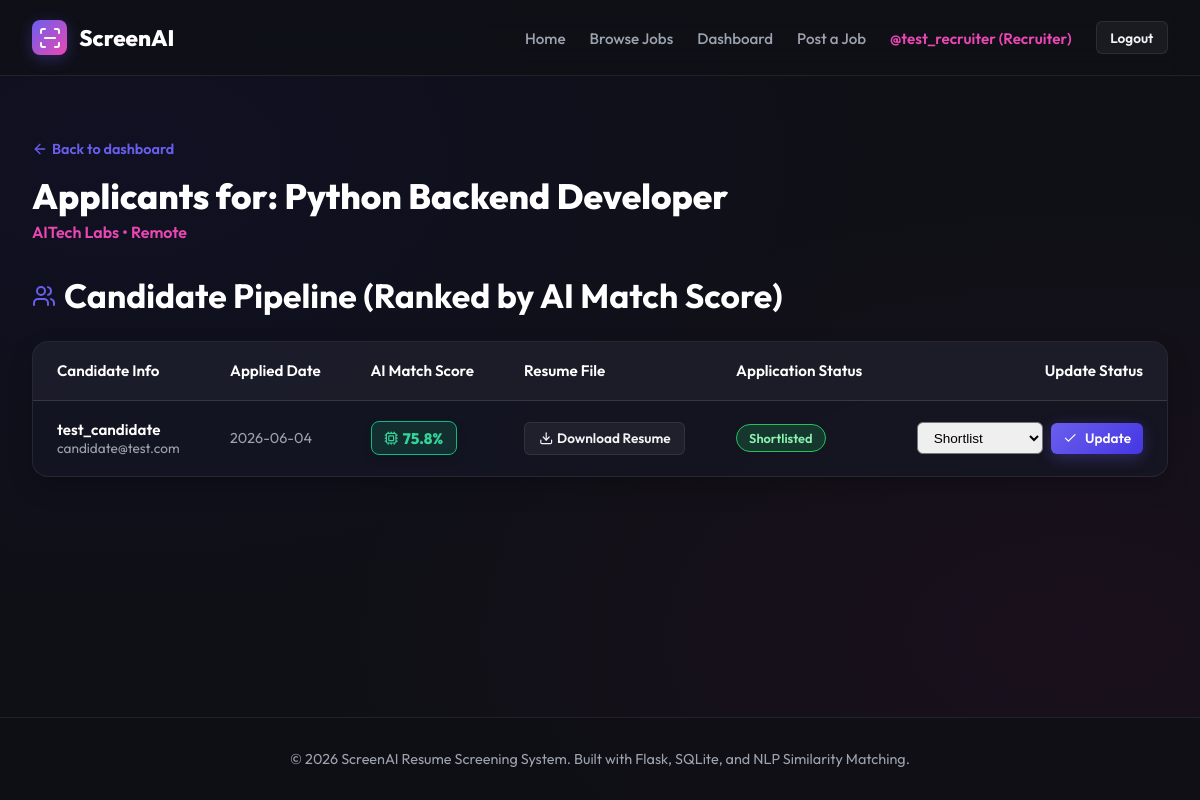
/job/1/applications (signed in), run on the app's committed database.
### tables this page shows
CREATE TABLE jobs (
                id INTEGER PRIMARY KEY AUTOINCREMENT,
                recruiter_id INTEGER NOT NULL,
                title TEXT NOT NULL,
                company TEXT NOT NULL,
                description TEXT NOT NULL,
                requirements TEXT,
                location TEXT NOT NULL,
                posted_at TIMESTAMP DEFAULT CURRENT_TIMESTAMP,
                FOREIGN KEY (recruiter_id) REFERENCES users (id)
            );

CREATE TABLE applications (
                id INTEGER PRIMARY KEY AUTOINCREMENT,
                job_id INTEGER NOT NULL,
                candidate_id INTEGER NOT NULL,
                resume_filename TEXT NOT NULL,
                match_score REAL DEFAULT 0.0,
                parsed_text TEXT,
                status TEXT NOT NULL DEFAULT 'Applied' CHECK(status IN ('Applied', 'Reviewed', 'Shortlisted', 'Rejected')),
                applied_at TIMESTAMP DEFAULT CURRENT_TIMESTAMP,
                FOREIGN KEY (job_id) REFERENCES jobs (id),
                FOREIGN KEY (candidate_id) REFERENCES users (id)
            );

CREATE TABLE users (
                id INTEGER PRIMARY KEY AUTOINCREMENT,
                username TEXT UNIQUE NOT NULL,
                email TEXT UNIQUE NOT NULL,
                password_hash TEXT NOT NULL,
                role TEXT NOT NULL CHECK(role IN ('candidate', 'recruiter')),
                created_at TIMESTAMP DEFAULT CURRENT_TIMESTAMP
            );

### app.py (the view)
@app.route('/job/<int:job_id>/applications')
@role_required('recruiter')
def job_applications(job_id):
    db = get_db()
    job = db.execute(
        'SELECT * FROM jobs WHERE id = ? AND recruiter_id = ?',
        (job_id, session['user_id'])
    ).fetchone()
    if not job:
        flash('Unauthorized or job not found.', 'danger')
        return redirect(url_for('dashboard'))
    applications = db.execute('''
        SELECT applications.*, users.username, users.email
        FROM applications
        JOIN users ON applications.candidate_id = users.id
        WHERE applications.job_id = ?
        ORDER BY applications.match_score DESC
    ''', (job_id,)).fetchall()
    return render_template('job_applications.html', job=job, applications=applications)

### app.py (called while the page is built)
def get_db():
    db = getattr(g, '_database', None)
    if db is None:
        db = g._database = sqlite3.connect(DATABASE)
        db.row_factory = sqlite3.Row
    return db

@app.teardown_appcontext
def close_connection(exception):
    db = getattr(g, '_database', None)
    if db is not None:
        db.close()

def role_required(role):
    def decorator(f):
        @wraps(f)
        def decorated_function(*args, **kwargs):
            if 'user_id' not in session:
                flash('Please log in to access this page.', 'warning')
                return redirect(url_for('login'))
            if session.get('role') != role:
                flash('You do not have permission to view this page.', 'danger')
                return redirect(url_for('dashboard'))
            return f(*args, **kwargs)
        return decorated_function
    return decorator

### templates/job_applications.html (shortened to what this page needs)
{% extends "base.html" %}
{% block content %}
<div class="dashboard-header">
    <div class="dashboard-title">
        <a href="{{ url_for('dashboard') }}" style="display: inline-flex; align-items: center; gap: 0.25rem; font-size: 0.9rem; color: var(--primary); font-weight: 600; margin-bottom: 1rem;">
            <i data-lucide="arrow-left" style="width: 1rem; height: 1rem;"></i> Back to dashboard
        </a>
        <h2>Applicants for: {{ job.title }}</h2>
        <p style="color: var(--accent); font-weight: 600; margin-top: 0.25rem;">{{ job.company }} &bull; {{ job.location }}</p>
    </div>
</div>
<section style="margin-top: 2rem;">
    <div class="grid-title">
        <i data-lucide="users" style="color: var(--primary);"></i>
        <h3>Candidate Pipeline (Ranked by AI Match Score)</h3>
    </div>
    {% if applications %}
        <div class="table-container">
            <table>
                <thead>
                    <tr>
                        <th>Candidate Info</th>
                        <th>Applied Date</th>
                        <th>AI Match Score</th>
                        <th>Resume File</th>
                        <th>Application Status</th>
                        <th style="text-align: right;">Update Status</th>
                    </tr>
                </thead>
                <tbody>
                    {% for app in applications %}
                        <tr>
                            <td>
                                <div style="font-weight: 600; color: var(--text-bright);">{{ app.username }}</div>
                                <div style="font-size: 0.85rem; color: var(--text-muted);">{{ app.email }}</div>
                            </td>
                            <td>
                                <div style="font-size: 0.9rem; color: var(--text-muted);">{{ app.applied_at.split(' ')[0] }}</div>
                            </td>
                            <td>
                                {% set score = app.match_score %}
                                <div class="score-badge {% if score >= 70 %}score-high{% elif score >= 40 %}score-medium{% else %}score-low{% endif %}">
                                    <i data-lucide="cpu" style="width: 0.9rem; height: 0.9rem;"></i>
                                    {{ score }}%
                                </div>
                            </td>
                            <td>
                                <a href="{{ url_for('static', filename='uploads/' + app.resume_filename) }}" download class="btn btn-secondary btn-sm" style="display: inline-flex; align-items: center; gap: 0.25rem;">
                                    <i data-lucide="download" style="width: 0.9rem; height: 0.9rem;"></i> Download Resume
                                </a>
                            </td>
                            <td>
                                {% set status = app.status %}
                                <span class="badge {% if status == 'Shortlisted' %}badge-shortlisted{% elif status == 'Rejected' %}badge-rejected{% elif status == 'Reviewed' %}badge-reviewed{% else %}badge-applied{% endif %}">
                                    {{ status }}
                                </span>
                            </td>
                            <td style="text-align: right;">
                                <form action="{{ url_for('update_status', app_id=app.id) }}" method="POST" style="display: inline-flex; gap: 0.5rem; align-items: center;">
                                    <select name="status" class="form-group select" style="margin: 0; padding: 0.4rem 2rem 0.4rem 0.75rem; border-radius: 6px; font-size: 0.85rem; width: auto; background-position: right 0.75rem center;">
                                        <option value="Shortlisted" {% if app.status == 'Shortlisted' %}selected{% endif %}>Shortlist</option>
                                    </select>
                                    <button type="submit" class="btn btn-primary btn-sm" style="padding: 0.4rem 0.75rem;">
                                        <i data-lucide="check" style="width: 0.9rem; height: 0.9rem;"></i> Update
                                    </button>
                                </form>
                            </td>
                        </tr>
                    {% endfor %}
                </tbody>
            </table>
        </div>
    {% endif %}
</section>
{% endblock %}

### static/css/style.css (style rules this page uses)
:root { --bg-dark: #0f1016; --bg-card: rgba(22, 24, 37, 0.7); --bg-input: rgba(15, 17, 26, 0.6); --border-color: rgba(255, 255, 255, 0.08); --primary: hsl(245, 80%, 65%); --primary-glow: hsla(245, 80%, 65%, 0.3); --primary-hover: hsl(245, 85%, 70%); --accent: hsl(320, 80%, 60%); --accent-glow: hsla(320, 80%, 60%, 0.35); --text-main: #f3f4f6; --text-muted: #9ca3af; --text-bright: #ffffff; --success: hsl(142, 70%, 45%); --success-glow: hsla(142, 70%, 45%, 0.2); --warning: hsl(38, 92%, 50%); --warning-glow: hsla(38, 92%, 50%, 0.2); --danger: hsl(350, 80%, 55%); --danger-glow: hsla(350, 80%, 55%, 0.2); --glass-blur: blur(16px); }
* { box-sizing: border-box; margin: 0; padding: 0; }
body { background-color: var(--bg-dark); color: var(--text-main); font-family: 'Outfit', sans-serif; min-height: 100vh; display: flex; flex-direction: column; overflow-x: hidden; background-image: radial-gradient(at 10% 20%, hsla(242, 70%, 25%, 0.15) 0px, transparent 50%), radial-gradient(at 90% 80%, hsla(320, 70%, 25%, 0.12) 0px, transparent 50%); background-attachment: fixed; }
a { color: inherit; text-decoration: none; }
.btn { display: inline-flex; align-items: center; justify-content: center; gap: 0.5rem; padding: 0.65rem 1.25rem; border-radius: 8px; font-family: 'Outfit', sans-serif; font-weight: 600; font-size: 0.95rem; cursor: pointer; transition: all 0.3s cubic-bezier(0.4, 0, 0.2, 1); border: none; }
.btn-primary { background: linear-gradient(135deg, var(--primary), hsl(245, 75%, 55%)); color: #fff; box-shadow: 0 4px 15px var(--primary-glow); }
.btn-secondary { background: rgba(255, 255, 255, 0.05); border: 1px solid var(--border-color); color: var(--text-main); }
.btn-sm { padding: 0.4rem 0.85rem; font-size: 0.85rem; border-radius: 6px; }
.grid-title { font-size: 1.8rem; font-weight: 700; margin-bottom: 1.5rem; color: var(--text-bright); display: flex; align-items: center; gap: 0.5rem; }
.form-group { margin-bottom: 1.25rem; }
.dashboard-header { display: flex; justify-content: space-between; align-items: center; margin-bottom: 2rem; flex-wrap: wrap; gap: 1rem; }
.dashboard-title h2 { font-size: 2.2rem; font-weight: 800; color: var(--text-bright); }
.dashboard-title p { color: var(--text-muted); font-size: 1rem; margin-top: 0.25rem; }
.table-container { background: var(--bg-card); backdrop-filter: var(--glass-blur); border: 1px solid var(--border-color); border-radius: 16px; overflow: hidden; margin-top: 1.5rem; box-shadow: 0 10px 25px rgba(0, 0, 0, 0.2); }
table { width: 100%; border-collapse: collapse; text-align: left; font-size: 0.95rem; }
th { background: rgba(255, 255, 255, 0.03); color: var(--text-bright); font-weight: 600; padding: 1.2rem 1.5rem; border-bottom: 1px solid var(--border-color); }
td { padding: 1.2rem 1.5rem; border-bottom: 1px solid var(--border-color); color: var(--text-main); }
tr:last-child td { border-bottom: none; }
.badge { display: inline-flex; align-items: center; padding: 0.3rem 0.75rem; border-radius: 100px; font-size: 0.8rem; font-weight: 600; }
.badge-shortlisted { background: var(--success-glow); color: hsl(142, 80%, 75%); border: 1px solid var(--success); }
.score-badge { font-weight: 800; font-size: 0.95rem; padding: 0.4rem 0.8rem; border-radius: 8px; display: inline-flex; align-items: center; gap: 0.25rem; box-shadow: 0 4px 10px rgba(0, 0, 0, 0.15); }
.score-high { background: rgba(16, 185, 129, 0.15); color: #34d399; border: 1.5px solid #10b981; }

### data on the page
jobs: title "Python Backend Developer", company "AITech Labs", location "Remote"
applications: username "test_candidate", email "candidate@test.com", applied_at "2026-06-04", match_score "75.8", status "Shortlisted", status "Shortlist"

### other printed values
{{ session['username'] }} "test_recruiter"
{{ session['role']|capitalize }} "Recruiter"
